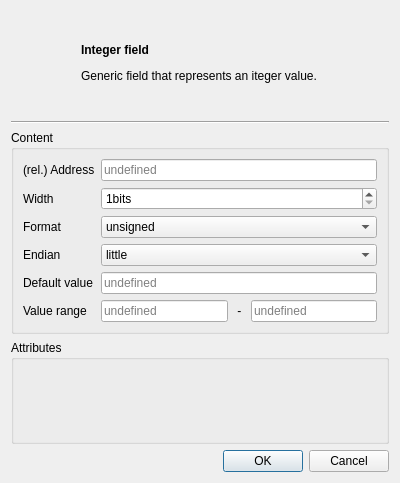
<?xml version="1.0" encoding="UTF-8"?>
<ui version="4.0">
 <class>IntegerFieldDialog</class>
 <widget class="QDialog" name="IntegerFieldDialog">
  <property name="geometry">
   <rect>
    <x>0</x>
    <y>0</y>
    <width>400</width>
    <height>483</height>
   </rect>
  </property>
  <property name="windowTitle">
   <string>Dialog</string>
  </property>
  <layout class="QVBoxLayout" name="verticalLayout_2">
   <item>
    <layout class="QHBoxLayout" name="horizontalLayout">
     <item>
      <widget class="QLabel" name="iconLabel">
       <property name="sizePolicy">
        <sizepolicy hsizetype="Minimum" vsizetype="Preferred">
         <horstretch>0</horstretch>
         <verstretch>0</verstretch>
        </sizepolicy>
       </property>
       <property name="minimumSize">
        <size>
         <width>64</width>
         <height>64</height>
        </size>
       </property>
      </widget>
     </item>
     <item>
      <widget class="QLabel" name="label_2">
       <property name="sizePolicy">
        <sizepolicy hsizetype="MinimumExpanding" vsizetype="Preferred">
         <horstretch>0</horstretch>
         <verstretch>0</verstretch>
        </sizepolicy>
       </property>
       <property name="text">
        <string>&lt;h4&gt;Integer field&lt;/h4&gt;
&lt;p&gt;Generic field that represents an iteger value.&lt;/p&gt;</string>
       </property>
      </widget>
     </item>
    </layout>
   </item>
   <item>
    <widget class="Line" name="line">
     <property name="orientation">
      <enum>Qt::Orientation::Horizontal</enum>
     </property>
    </widget>
   </item>
   <item>
    <widget class="QGroupBox" name="groupBox">
     <property name="title">
      <string>Content</string>
     </property>
     <layout class="QFormLayout" name="formLayout">
      <item row="0" column="0">
       <widget class="QLabel" name="label_3">
        <property name="text">
         <string>(rel.) Address</string>
        </property>
       </widget>
      </item>
      <item row="0" column="1">
       <widget class="QLineEdit" name="address">
        <property name="placeholderText">
         <string>undefined</string>
        </property>
       </widget>
      </item>
      <item row="1" column="0">
       <widget class="QLabel" name="label_4">
        <property name="text">
         <string>Width</string>
        </property>
       </widget>
      </item>
      <item row="1" column="1">
       <widget class="QSpinBox" name="width">
        <property name="suffix">
         <string>bits</string>
        </property>
        <property name="minimum">
         <number>1</number>
        </property>
        <property name="maximum">
         <number>128</number>
        </property>
       </widget>
      </item>
      <item row="2" column="0">
       <widget class="QLabel" name="label_5">
        <property name="text">
         <string>Format</string>
        </property>
       </widget>
      </item>
      <item row="2" column="1">
       <widget class="QComboBox" name="format">
        <item>
         <property name="text">
          <string>unsigned</string>
         </property>
        </item>
        <item>
         <property name="text">
          <string>signed</string>
         </property>
        </item>
        <item>
         <property name="text">
          <string>BCD</string>
         </property>
        </item>
       </widget>
      </item>
      <item row="3" column="0">
       <widget class="QLabel" name="label_6">
        <property name="text">
         <string>Endian</string>
        </property>
       </widget>
      </item>
      <item row="3" column="1">
       <widget class="QComboBox" name="endian">
        <item>
         <property name="text">
          <string>little</string>
         </property>
        </item>
        <item>
         <property name="text">
          <string>big</string>
         </property>
        </item>
       </widget>
      </item>
      <item row="4" column="0">
       <widget class="QLabel" name="label_7">
        <property name="text">
         <string>Default value</string>
        </property>
       </widget>
      </item>
      <item row="4" column="1">
       <widget class="QLineEdit" name="defaultValue">
        <property name="placeholderText">
         <string>undefined</string>
        </property>
       </widget>
      </item>
      <item row="5" column="0">
       <widget class="QLabel" name="label">
        <property name="text">
         <string>Value range</string>
        </property>
       </widget>
      </item>
      <item row="5" column="1">
       <layout class="QHBoxLayout" name="horizontalLayout_2">
        <item>
         <widget class="QLineEdit" name="minValue">
          <property name="toolTip">
           <string>Specifies the minimum value of the integer field. Format is hexadecimal.</string>
          </property>
          <property name="placeholderText">
           <string>undefined</string>
          </property>
         </widget>
        </item>
        <item>
         <widget class="QLabel" name="label_8">
          <property name="text">
           <string notr="true"> - </string>
          </property>
         </widget>
        </item>
        <item>
         <widget class="QLineEdit" name="maxValue">
          <property name="toolTip">
           <string>Maximum value of the integer field. Format is hexadecimal.</string>
          </property>
          <property name="placeholderText">
           <string>undefined</string>
          </property>
         </widget>
        </item>
       </layout>
      </item>
     </layout>
    </widget>
   </item>
   <item>
    <widget class="QGroupBox" name="groupBox_2">
     <property name="title">
      <string>Attributes</string>
     </property>
     <layout class="QVBoxLayout" name="verticalLayout">
      <property name="spacing">
       <number>0</number>
      </property>
      <property name="leftMargin">
       <number>0</number>
      </property>
      <property name="topMargin">
       <number>0</number>
      </property>
      <property name="rightMargin">
       <number>0</number>
      </property>
      <property name="bottomMargin">
       <number>0</number>
      </property>
      <item>
       <widget class="PatternMetaEditor" name="metaEdit" native="true"/>
      </item>
     </layout>
    </widget>
   </item>
   <item>
    <widget class="QDialogButtonBox" name="buttonBox">
     <property name="orientation">
      <enum>Qt::Orientation::Horizontal</enum>
     </property>
     <property name="standardButtons">
      <set>QDialogButtonBox::StandardButton::Cancel|QDialogButtonBox::StandardButton::Ok</set>
     </property>
    </widget>
   </item>
  </layout>
 </widget>
 <customwidgets>
  <customwidget>
   <class>PatternMetaEditor</class>
   <extends>QWidget</extends>
   <header>patternmetaeditor.hh</header>
   <container>1</container>
  </customwidget>
 </customwidgets>
 <resources/>
 <connections>
  <connection>
   <sender>buttonBox</sender>
   <signal>accepted()</signal>
   <receiver>IntegerFieldDialog</receiver>
   <slot>accept()</slot>
   <hints>
    <hint type="sourcelabel">
     <x>248</x>
     <y>254</y>
    </hint>
    <hint type="destinationlabel">
     <x>157</x>
     <y>274</y>
    </hint>
   </hints>
  </connection>
  <connection>
   <sender>buttonBox</sender>
   <signal>rejected()</signal>
   <receiver>IntegerFieldDialog</receiver>
   <slot>reject()</slot>
   <hints>
    <hint type="sourcelabel">
     <x>316</x>
     <y>260</y>
    </hint>
    <hint type="destinationlabel">
     <x>286</x>
     <y>274</y>
    </hint>
   </hints>
  </connection>
 </connections>
</ui>
